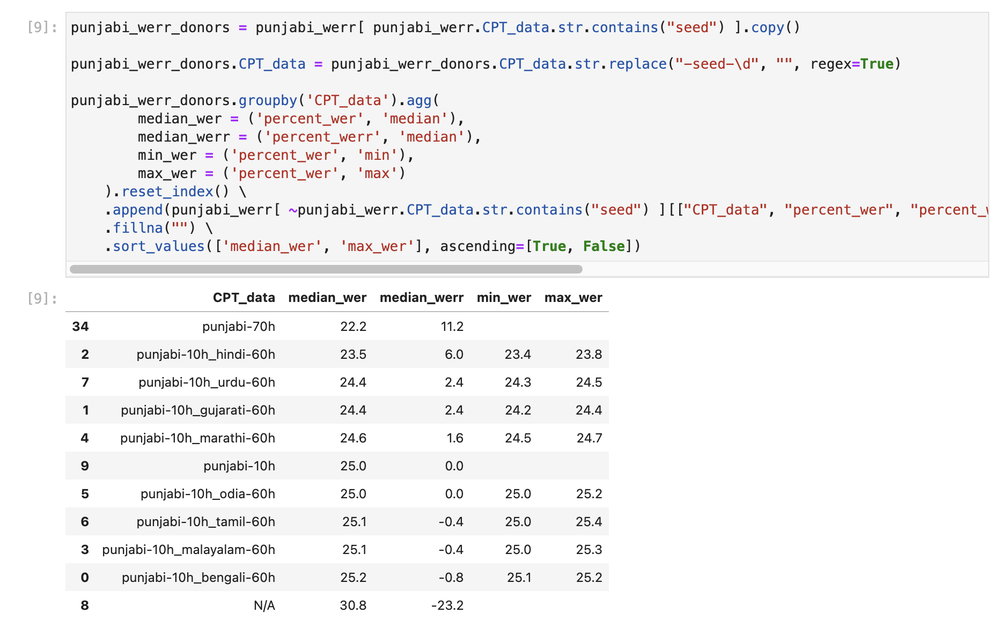
#> input picture analyses/table-1-source.png, 1000 x 620 px, shrunk from 1864 x 1156 before the run
$ python -i autoatds_hindi.py   (imports and definitions only)
#> lines starting #> are read from the running program, lines starting #| are printed output that depends on the picture
import subprocess
import pandas as pd
import numpy as np
from tqdm import tqdm
import matplotlib.pyplot as plt

def run_command(command):
    subprocess.run(command, shell=True, check=True)

# [19 lines left out: function calculate_atds, not called in this run]

def run_experiment(i):
    # 埋め込みを抽出します
    run_command(f"python scripts/extract_embeddings.py --checkpoint-path checkpoints/xlsr2_300m.pt --wav-dir data/IndicSUPERB/kb_data_clean_m4a/hindi/train/audio --num-hours 0.02 --output-parquet tmp/hindi_{i}.parquet")

    run_command(f"python scripts/infer_k-means.py tmp/k-means_punjabi.joblib tmp/hindi_{i}.parquet tmp/hindi-clustered_{i}.parquet")

    # 既存の ATDS.py スクリプトを使用して ATDS を計算します
    atds = calculate_atds(f"punjabi-clustered.parquet", f"hindi-clustered_{i}.parquet")

    return atds

# [24 lines left out: function main, not called in this run]

# [2 lines not run here, left out]

>>> import cv2
>>> picture = cv2.imread('../analyses/table-1-source.png', cv2.IMREAD_GRAYSCALE)
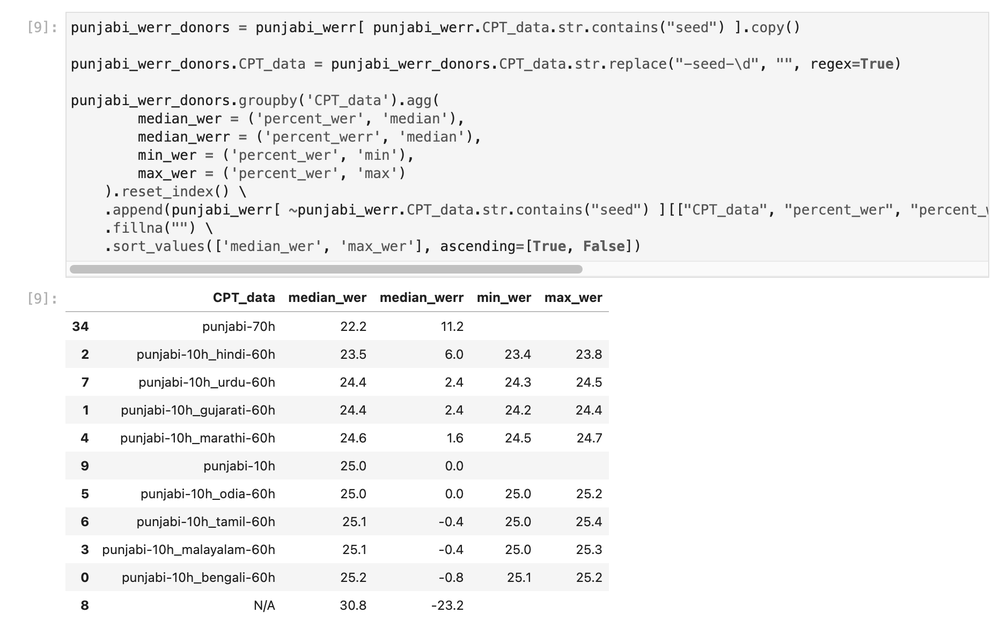
#> picture: shape (620, 1000); min 0, max 255, mean 242.5
#> (the run stopped early here; a loop or call above may not have finished)

$ run again, on analyses/ATDS.png
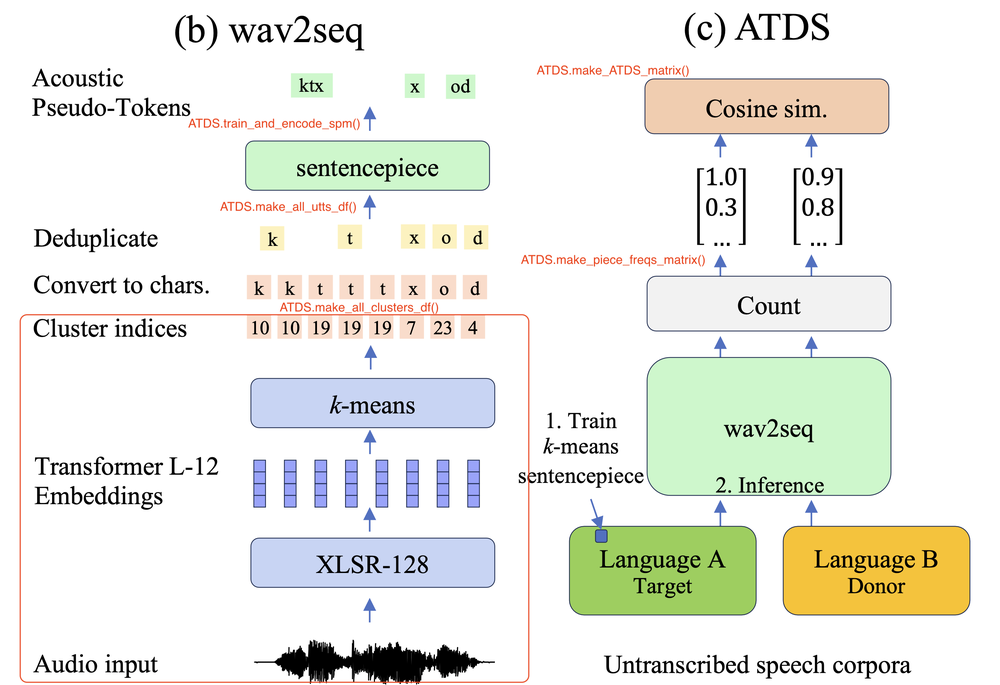
#> input picture analyses/ATDS.png, 1000 x 685 px, shrunk from 2918 x 2000 before the run
#> `picture = cv2.imread('../analyses/table-1-source.png', cv2.IMREAD_GRAY..`:
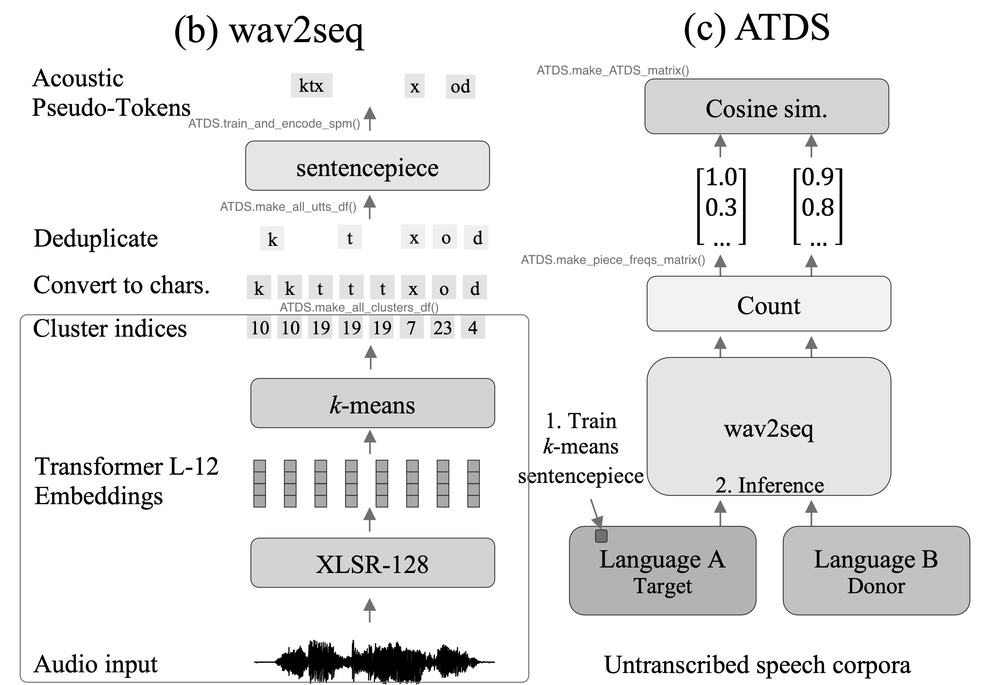
#> picture: shape (685, 1000); min 0, max 255, mean 235.1
